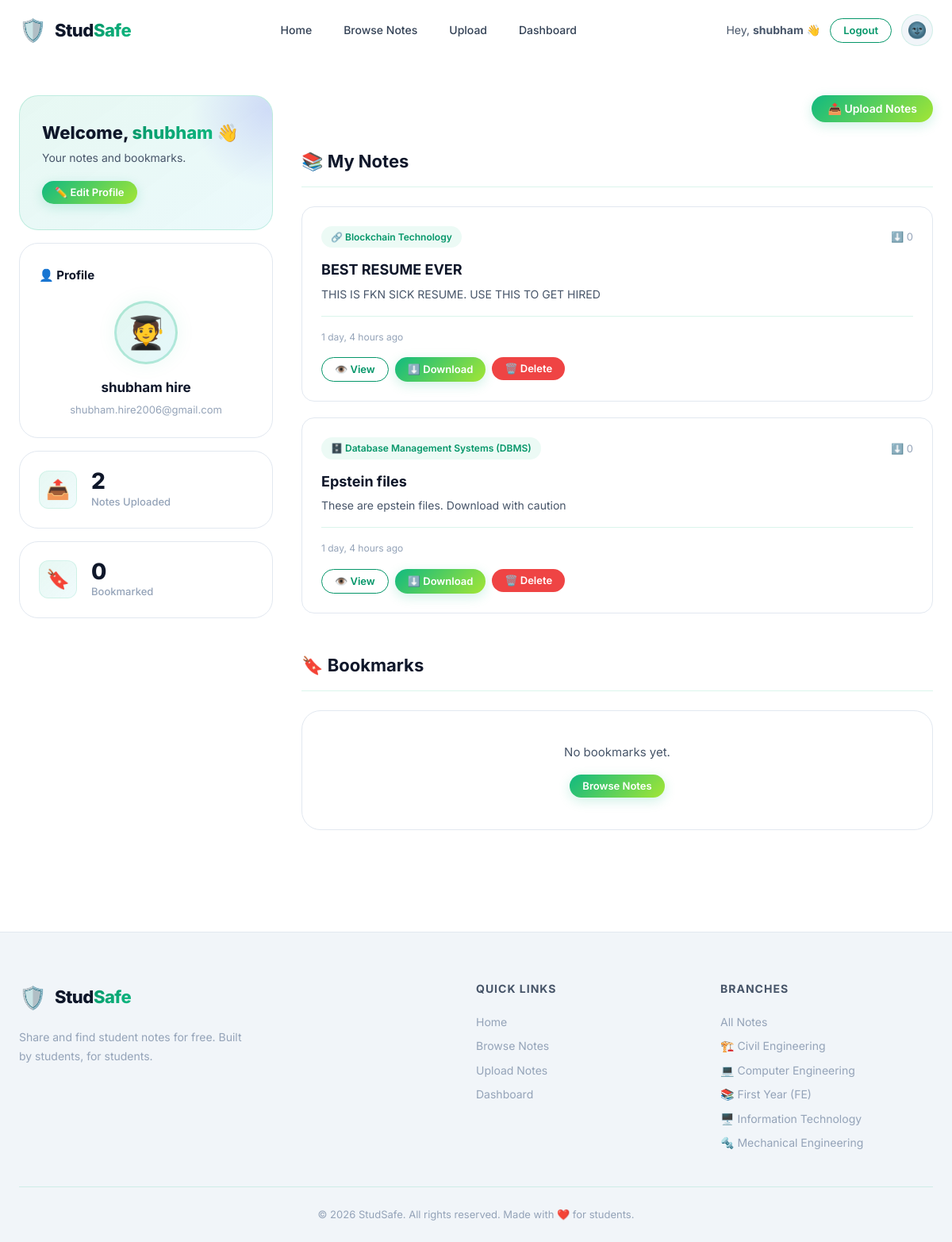
Page /dashboard/ (signed in) on the earlier database version.
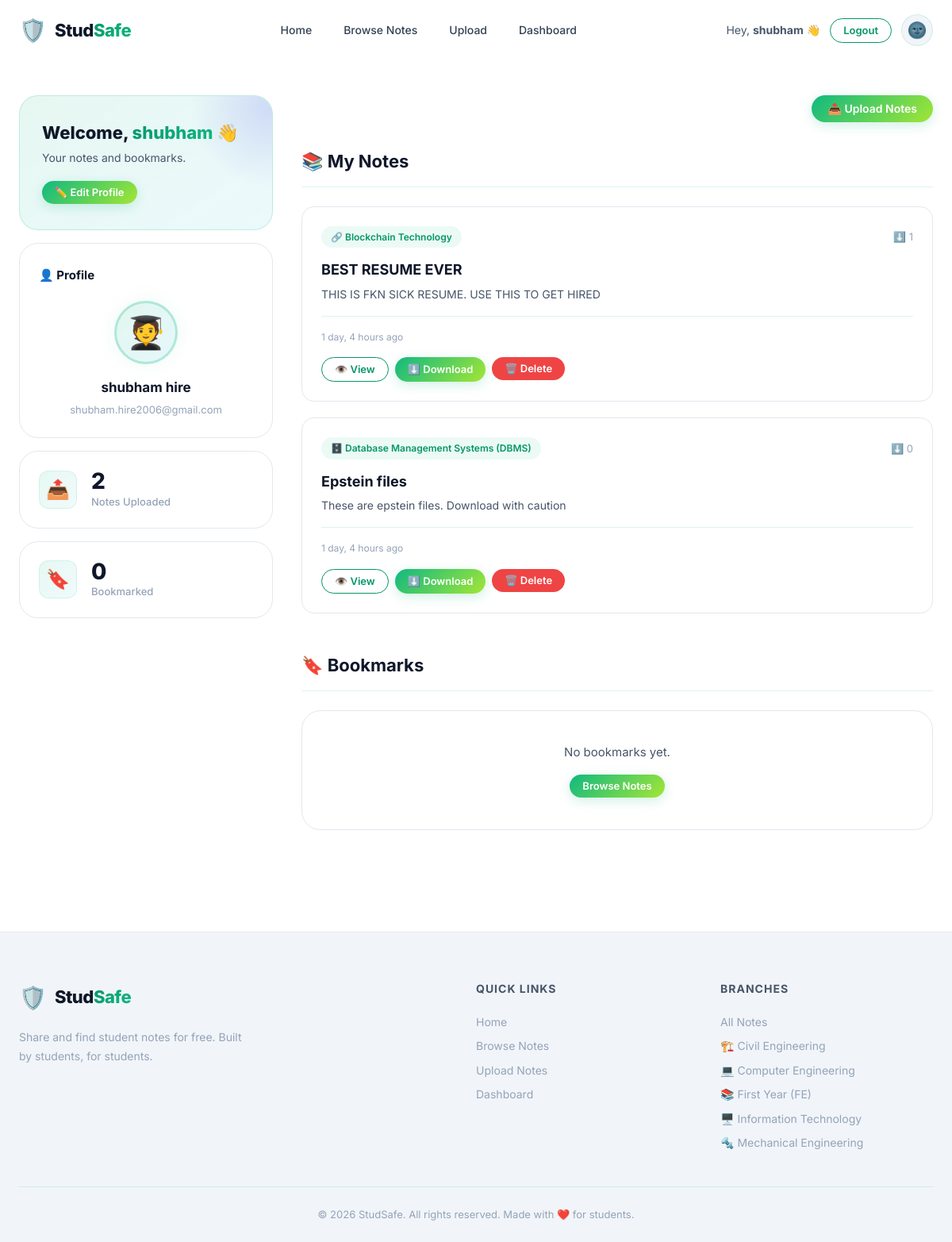
Same page on the later database version.
### studapp/models.py (models this page shows, shortened)
class Note(models.Model):
    title = models.CharField(max_length=200)
    description = models.TextField(blank=True, default='')
    subject = models.ForeignKey(Subject, on_delete=models.CASCADE, related_name='notes')
    uploaded_by = models.ForeignKey(User, on_delete=models.CASCADE, related_name='notes')
    file = models.FileField(upload_to='notes/%Y/%m/%d/')
    created_at = models.DateTimeField(auto_now_add=True)
    updated_at = models.DateTimeField(auto_now=True)
    downloads = models.PositiveIntegerField(default=0)
    class Meta:
        ordering = ['-created_at']

class Subject(models.Model):
    name = models.CharField(max_length=100)
    branch = models.ForeignKey(Branch, on_delete=models.CASCADE, related_name='subjects', null=True, blank=True)
    icon = models.CharField(max_length=50, default='📘')
    description = models.TextField(blank=True, default='')
    created_at = models.DateTimeField(auto_now_add=True)
    class Meta:
        ordering = ['branch__name', 'name']

### studapp/views.py (the view)
# urls.py: path('dashboard/', views.dashboard, name='dashboard'),
@login_required(login_url='login')
def dashboard(request):
    user_notes = Note.objects.filter(uploaded_by=request.user).select_related('subject')
    user_bookmarks = Bookmark.objects.filter(user=request.user).select_related('note', 'note__subject')
    if request.method == 'POST' and 'update_profile' in request.POST:
        u_form = UserUpdateForm(request.POST, instance=request.user)
        if u_form.is_valid():
            u_form.save()
            messages.success(request, 'Profile updated!')
            return redirect('dashboard')
    else:
        u_form = UserUpdateForm(instance=request.user)
    return render(request, 'dashboard.html', {
        'user_notes': user_notes,
        'user_bookmarks': user_bookmarks,
        'u_form': u_form,
    })

### studapp/context_processors.py (called while the page is built)
def branches_context(request):
    return {'branches': Branch.objects.all()}

### studapp/templates/dashboard.html (shortened to what the changed rows need)
{% extends 'base.html' %}
{% block content %}
<section class="dashboard-section" id="dashboard-section">
    <div class="section-container">
        <div class="dashboard-grid">
            <aside class="dashboard-sidebar" id="dashboard-sidebar">
                <div class="dash-welcome-card" id="dash-welcome-card">
                    <h1 class="dash-welcome-title">Welcome, <span class="gradient-text">{{ user.first_name|default:user.username }}</span> 👋</h1>
                </div>
            </aside>
            <div class="dashboard-main" id="dashboard-main">
                <div class="dashboard-panel" id="my-notes-panel">
                    <h2 class="panel-title">📚 My Notes</h2>
                    {% if user_notes %}
                    <div class="dash-notes-list">
                        {% for note in user_notes %}
                        <div class="note-card" id="my-note-{{ note.id }}">
                            <div class="note-card-header">
                                <span class="note-subject-badge">{{ note.subject.icon }} {{ note.subject.name }}</span>
                                <span class="note-downloads">⬇️ {{ note.downloads }}</span>
                            </div>
                            <h3 class="note-title">{{ note.title }}</h3>
                            <p class="note-desc">{{ note.description|truncatewords:15 }}</p>
                            <div class="note-card-footer">
                                <span class="note-date">{{ note.created_at|timesince }} ago</span>
                            </div>
                            <div class="note-card-actions">
                                <a href="javascript:void(0)"
                                    onclick="openPreview('{% url 'preview' note.id %}', '{{ note.title|escapejs }}')"
                                    class="btn btn-outline btn-sm">👁️ View</a>
                                <a href="{% url 'download' note.id %}" class="btn btn-primary btn-sm">⬇️ Download</a>
                                <form method="POST" action="{% url 'delete_note' note.id %}" style="display:inline;"
                                    onsubmit="return confirm('Delete &quot;{{ note.title|escapejs }}&quot;?');">
                                    <button type="submit" class="btn btn-danger btn-sm">🗑️ Delete</button>
                                </form>
                            </div>
                        </div>
                        {% endfor %}
                    </div>
                    {% else %}
                    <div class="empty-state-sm">
                        <p>No notes uploaded yet.</p>
                        <a href="{% url 'upload' %}" class="btn btn-primary btn-sm">Upload Your First Note</a>
                    </div>
                    {% endif %}
                </div>
                <div class="dashboard-panel" id="bookmarks-panel">
                    <h2 class="panel-title">🔖 Bookmarks</h2>
                </div>
            </div>
        </div>
    </div>
</section>
{% endblock %}

Differences in the rows shown:
changed Note "BEST RESUME EVER": downloads "0" → "1"
